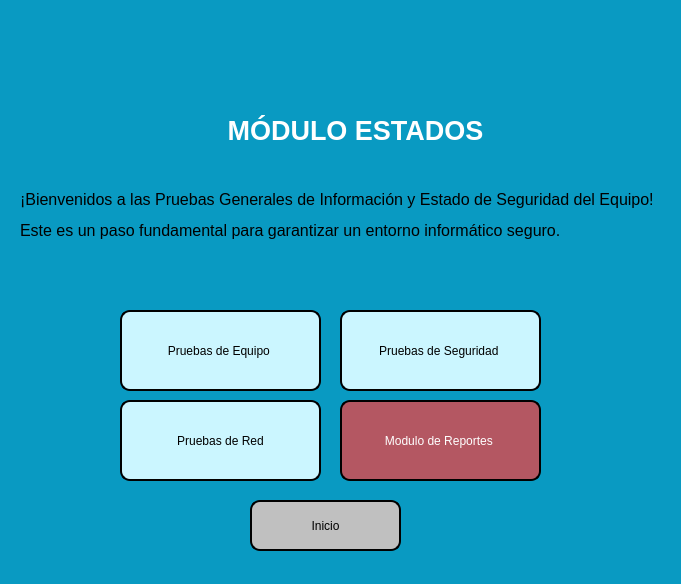
<?xml version="1.0" encoding="UTF-8"?>
<ui version="4.0">
 <class>MainWindow</class>
 <widget class="QMainWindow" name="MainWindow">
  <property name="geometry">
   <rect>
    <x>0</x>
    <y>0</y>
    <width>681</width>
    <height>584</height>
   </rect>
  </property>
  <property name="windowTitle">
   <string>Módulo  Estados</string>
  </property>
  <property name="styleSheet">
   <string notr="true">background-color: rgb(9, 154, 194);</string>
  </property>
  <widget class="QWidget" name="centralwidget">
   <widget class="QLabel" name="label">
    <property name="geometry">
     <rect>
      <x>160</x>
      <y>10</y>
      <width>321</width>
      <height>91</height>
     </rect>
    </property>
    <property name="text">
     <string/>
    </property>
    <property name="pixmap">
     <pixmap>Imagenes/Pruebas Generales.jpg</pixmap>
    </property>
   </widget>
   <widget class="QPushButton" name="pushButton2equipo">
    <property name="geometry">
     <rect>
      <x>120</x>
      <y>310</y>
      <width>201</width>
      <height>81</height>
     </rect>
    </property>
    <property name="styleSheet">
     <string notr="true">QPushButton {
    background-color: rgb(203, 246, 255);
    font: 12pt &quot;Arial&quot;;
    border: 2px solid black;
    border-radius: 10px;
}

QPushButton:hover {
    background-color: rgb(180, 230, 255); /* Color cuando el cursor está sobre el botón */
}

QPushButton:pressed {
    background-color: rgb(150, 220, 255); /* Color cuando el botón está presionado */
}


</string>
    </property>
    <property name="text">
     <string>Pruebas de Equipo </string>
    </property>
   </widget>
   <widget class="QPushButton" name="pushButton1seguridad">
    <property name="geometry">
     <rect>
      <x>340</x>
      <y>310</y>
      <width>201</width>
      <height>81</height>
     </rect>
    </property>
    <property name="styleSheet">
     <string notr="true">QPushButton {
    background-color: rgb(203, 246, 255);
    font: 12pt &quot;Arial&quot;;
    border: 2px solid black;
    border-radius: 10px;
}

QPushButton:hover {
    background-color: rgb(180, 230, 255); /* Color cuando el cursor está sobre el botón */
}

QPushButton:pressed {
    background-color: rgb(150, 220, 255); /* Color cuando el botón está presionado */
}


</string>
    </property>
    <property name="text">
     <string>Pruebas de Seguridad </string>
    </property>
   </widget>
   <widget class="QPushButton" name="pushButton3">
    <property name="geometry">
     <rect>
      <x>340</x>
      <y>400</y>
      <width>201</width>
      <height>81</height>
     </rect>
    </property>
    <property name="styleSheet">
     <string notr="true">QPushButton {
    background-color: rgb(180, 87, 98);
    font: 12pt &quot;Arial&quot;;
    color: rgb(255, 255, 255);
    border: 2px solid black;
    border-radius: 10px;
}

QPushButton:hover {
    background-color: rgb(200, 107, 118); /* Color cuando el cursor está sobre el botón */
}

QPushButton:pressed {
    background-color: rgb(150, 67, 78); /* Color cuando el botón está presionado */
}
</string>
    </property>
    <property name="text">
     <string>Modulo de Reportes </string>
    </property>
   </widget>
   <widget class="QPushButton" name="pushButton_4red">
    <property name="geometry">
     <rect>
      <x>120</x>
      <y>400</y>
      <width>201</width>
      <height>81</height>
     </rect>
    </property>
    <property name="styleSheet">
     <string notr="true">QPushButton {
    background-color: rgb(203, 246, 255);
    font: 12pt &quot;Arial&quot;;
    border: 2px solid black;
    border-radius: 10px;
}

QPushButton:hover {
    background-color: rgb(180, 230, 255); /* Color cuando el cursor está sobre el botón */
}

QPushButton:pressed {
    background-color: rgb(150, 220, 255); /* Color cuando el botón está presionado */
}


</string>
    </property>
    <property name="text">
     <string>Pruebas de Red</string>
    </property>
   </widget>
   <widget class="QLabel" name="label_2">
    <property name="geometry">
     <rect>
      <x>20</x>
      <y>170</y>
      <width>641</width>
      <height>131</height>
     </rect>
    </property>
    <property name="text">
     <string>&lt;html&gt;&lt;head/&gt;&lt;body&gt;&lt;p align=&quot;justify&quot;&gt;&lt;span style=&quot; font-size:12pt;&quot;&gt;¡Bienvenidos a las Pruebas Generales de Información y Estado de Seguridad del Equipo!&lt;/span&gt;&lt;/p&gt;&lt;p align=&quot;justify&quot;&gt;&lt;span style=&quot; font-size:12pt;&quot;&gt;Este es un paso fundamental para garantizar un entorno informático seguro.&lt;/span&gt;&lt;/p&gt;&lt;p align=&quot;justify&quot;&gt;&lt;br/&gt;&lt;/p&gt;&lt;/body&gt;&lt;/html&gt;</string>
    </property>
   </widget>
   <widget class="QLabel" name="label_3">
    <property name="geometry">
     <rect>
      <x>190</x>
      <y>100</y>
      <width>331</width>
      <height>61</height>
     </rect>
    </property>
    <property name="text">
     <string>&lt;html&gt;&lt;head/&gt;&lt;body&gt;&lt;p align=&quot;center&quot;&gt;&lt;span style=&quot; font-size:20pt; font-weight:600; color:#ffffff;&quot;&gt;MÓDULO ESTADOS&lt;/span&gt;&lt;/p&gt;&lt;/body&gt;&lt;/html&gt;</string>
    </property>
   </widget>
   <widget class="QPushButton" name="pushButton_2">
    <property name="geometry">
     <rect>
      <x>250</x>
      <y>500</y>
      <width>151</width>
      <height>51</height>
     </rect>
    </property>
    <property name="styleSheet">
     <string notr="true">QPushButton {
    background-color: rgb(192, 192, 192);
    font: 12pt &quot;Arial&quot;;
    color: rgb(0, 0, 0); /* Color del texto negro por defecto */
    border: 2px solid black;
    border-radius: 10px;
}

QPushButton:hover {
    background-color: rgb(212, 212, 212); /* Color cuando el cursor está sobre el botón */
}

QPushButton:pressed {
    background-color: rgb(172, 172, 172); /* Color cuando el botón está presionado */
}
</string>
    </property>
    <property name="text">
     <string>Inicio</string>
    </property>
   </widget>
  </widget>
  <widget class="QStatusBar" name="statusbar"/>
 </widget>
 <resources/>
 <connections/>
</ui>
